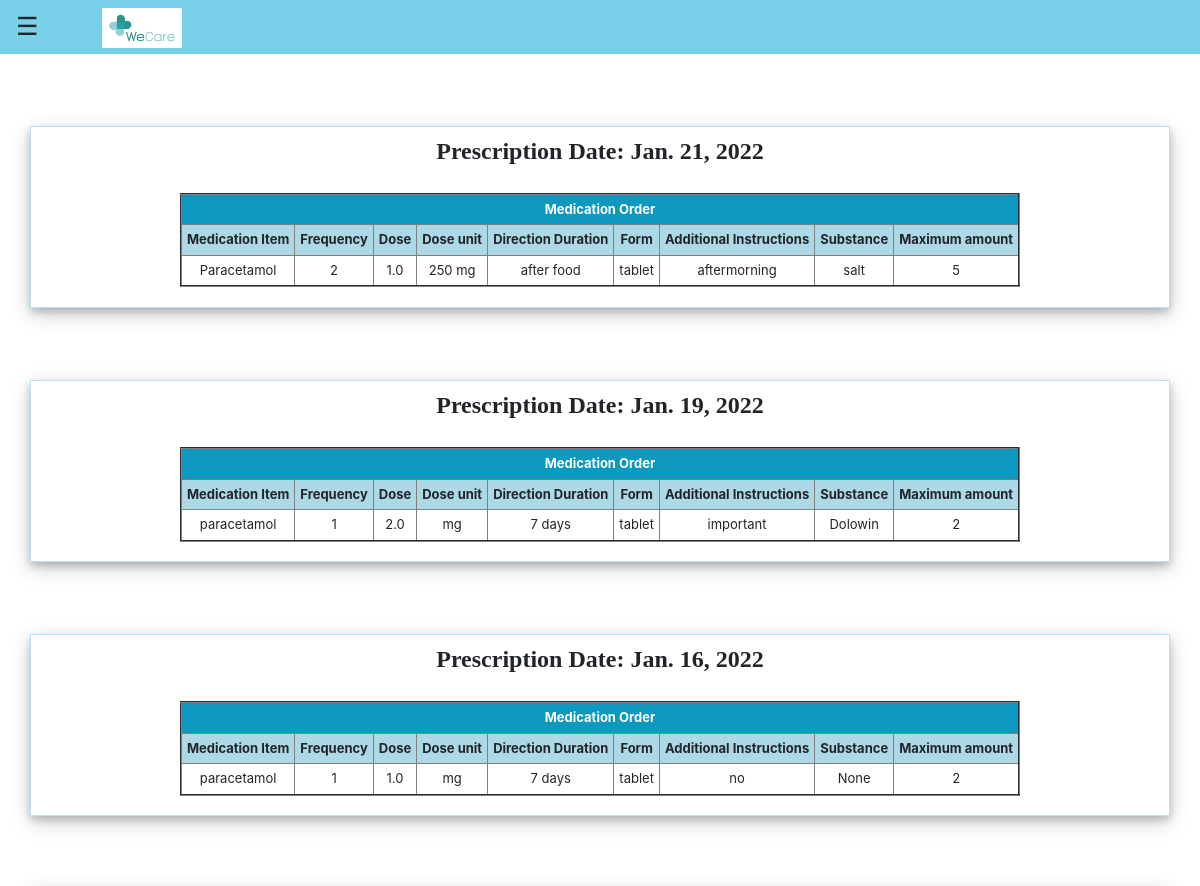
The page /patient-prescription (signed in, upper part) on the database as committed earlier.
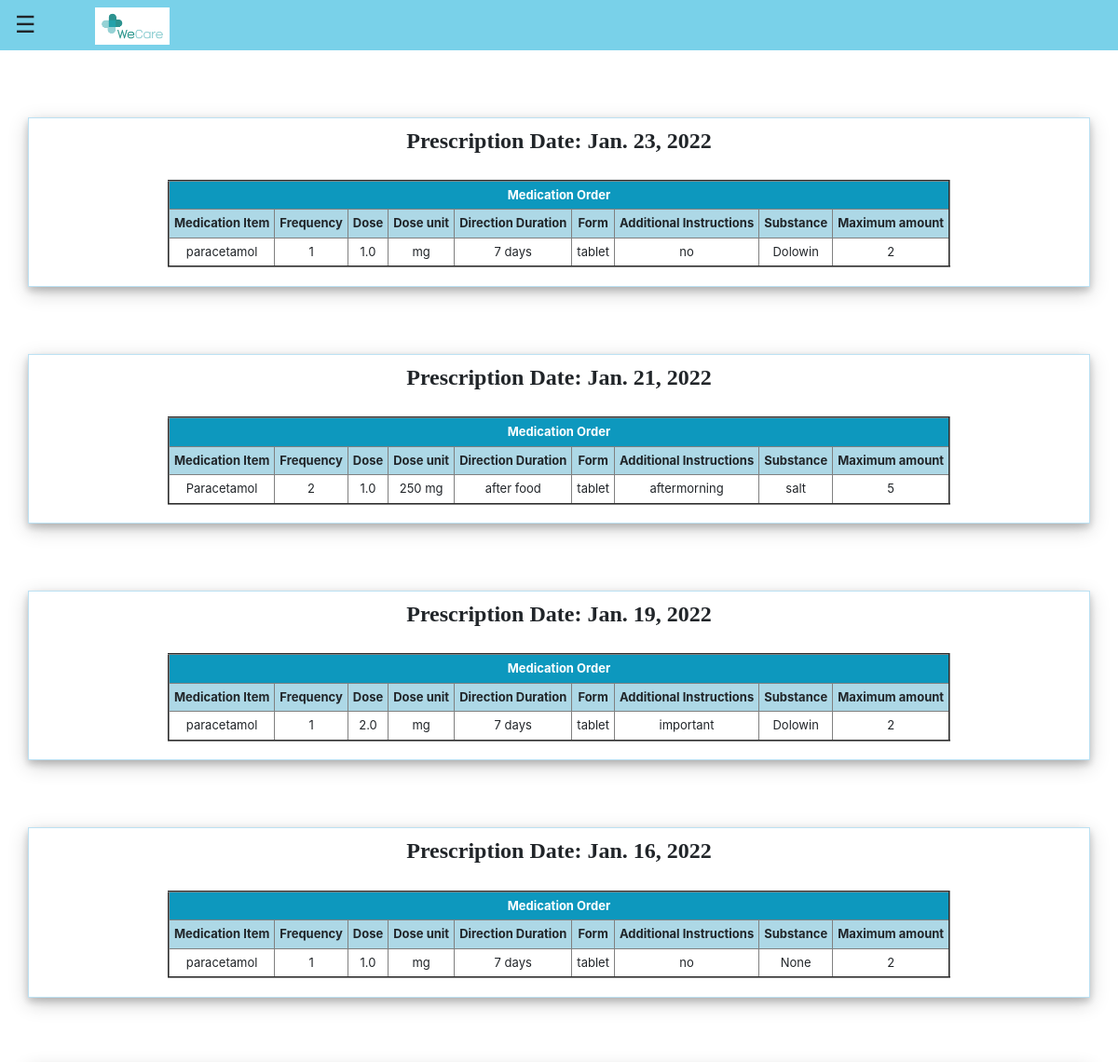
The same page on the database as committed later.
### hospital/models.py (models this page shows, shortened)
class PatientPrescriptionDetails(models.Model):
    patientId=models.PositiveIntegerField(null=True)
    medicationItem=models.CharField(max_length=100)
    frequency=models.PositiveIntegerField(null=False)
    dose=models.FloatField(null=False)
    doseUnit=models.CharField(max_length=100)
    directionDuration=models.CharField(max_length=200)
    form=models.CharField(max_length=100)
    additionalInstruc=models.CharField(max_length=400)
    substance=models.CharField(max_length=100)
    date=models.DateField(auto_now=True)
    safetyAmount=models.PositiveIntegerField(null=False)
    safetyDoseUnit=models.CharField(max_length=400)
    safetyAllowedPer=models.CharField(max_length=400)
    orderStatus=models.CharField(max_length=100)
    orderDateDisc=models.DateTimeField(blank=True,default=datetime.now)
    orderDateWritten=models.DateTimeField(blank=True,default=datetime.now)
    authRepeat=models.PositiveIntegerField(null=False,blank=True)
    authValPer=models.DateTimeField(blank=True,default=datetime.now)
    dispInstruc=models.CharField(max_length=100,blank=True)
    dispDescrip=models.CharField(max_length=100,blank=True)
    dispAmount=models.PositiveIntegerField(null=False,blank=True)
    dispAmountUnits=models.CharField(max_length=200,blank=True)
    dispDurution=models.CharField(max_length=200,blank=True)

### hospital/views.py (the view)
# urls.py: path('patient-prescription', views.patient_prescription_view,
@login_required(login_url='patientlogin')
@user_passes_test(is_patient)
def patient_prescription_view(request):
    patient = models.Patient.objects.get(id=request.user.patient.id)
    assignedDoctor = models.User.objects.all().filter(id=patient.assignedDoctorId)
    pDD = models.PatientPrescriptionDetails.objects.all().filter(
        patientId=patient.id).order_by('-date')
    date_list = []
    for m in pDD:
        if m.date not in date_list:
            date_list.append(m.date)
    patientDict = {
        'patientId': patient.id,
        'name': patient.get_name,
        'mobile': patient.mobile,
        'address': patient.address,
        'symptoms': patient.symptoms,
        'assignedDoctorName': assignedDoctor[0].first_name,
        'pDD': pDD,
        'patient': models.Patient.objects.get(user_id=request.user.id),
        'date_list': date_list
    }
    return render(request, 'hospital/prescription_patient.html', context=patientDict)

### hospital/models.py (called while the page is built)
    @property
    def get_name(self):
        return self.user.first_name+" "+self.user.last_name

### hospital/views.py (called while the page is built)
def is_patient(user):
    return user.groups.filter(name='PATIENT').exists()

### templates/hospital/prescription_patient.html (shortened to what this page needs)
{% extends 'hospital/patient_base.html' %}
{% block content %}
{% load static %}
<head>
</head>
<br>
{% for date in date_list %}
<div class="container">
  <h4 style="font-family: 'Times New Roman', Times, serif; text-align: center; font-weight: bold;">Prescription Date: {{date}}</h4>
  <table border="2" align="center">
    <br>
    <tr class="heading" align="center">
      <th rowspan="1" colspan="9">Medication Order</th>
    </tr>
    <tr class="subheadings" align="center">
      <th>Medication Item</th>
      <th>Frequency</th>
      <th>Dose</th>
      <th>Dose unit</th>
      <th>Direction Duration</th>
      <th>Form</th>
      <th>Additional Instructions</th>
      <th>Substance</th>
      <th>Maximum amount</th>
    </tr>
    {% for m in pDD %}
    {% if m.date == date %}
    <tr class="details" align="center">
      <td>{{m.medicationItem}}</td>
      <td>{{m.frequency}}</td>
      <td>{{m.dose}}</td>
      <td>{{m.doseUnit}}</td>
      <td>{{m.directionDuration}}</td>
      <td>{{m.form}}</td>
      <td>{{m.additionalInstruc}}</td>
      <td>{{m.substance}}</td>
      <td>{{m.safetyAmount}}</td>
    </tr>
    {% endif %}
    {% endfor %}
  </table>
  <br>
</div>
<br><br><br>
{% endfor %}
{% endblock content %}

Rows that differ between the two databases and show on the page:
added PatientPrescriptionDetails: date_list "Jan. 23, 2022", medicationItem "paracetamol", frequency "1", dose "1.0", doseUnit "mg", directionDuration "7 days", form "tablet", additionalInstruc "no", substance "Dolowin", safetyAmount "2"
Other text that changed with them:
new list line: "Prescription Date: Medication Order Medication Item Frequency Dose Dose unit Direction Duration Form Additional Instructions Substance Maximum amount"
